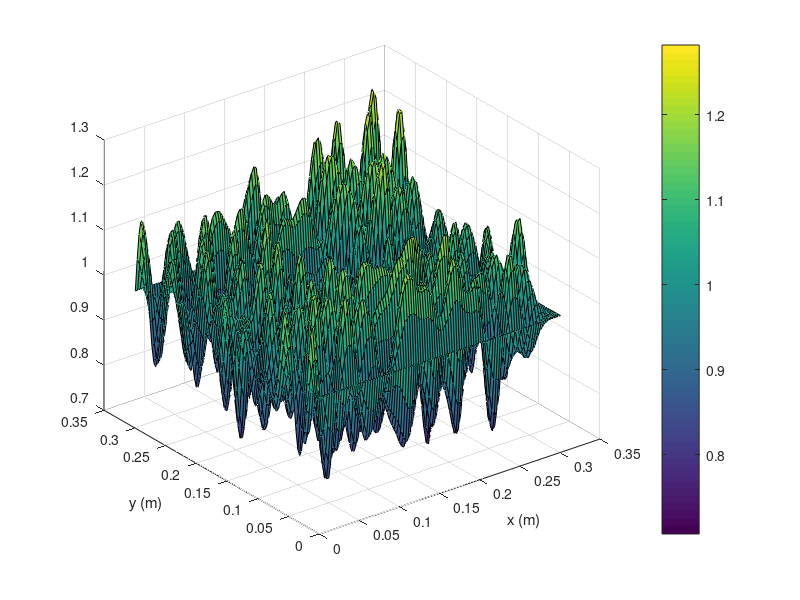

This chart was generated by the following MATLAB code:
%frequency and wavelenght grid
f0 = 10^10;
T0=1/f0;
GridDiv = 10;
GridX = 101;
GridY = GridX;

%free space constants
e0 = 8.54*10^-12;
u0 = 4*pi*10^-7;
c0 = 3*10^8;
L0 = c0/f0;

Px=zeros(1,GridX);
Py=zeros(1,GridY);


for i= 1:GridX
    Px(1,i)=i;
    
end

for i= 1:GridY
    Py(1,i)=i;
    
end

x=Px.*(L0/GridDiv);
y=Py.*(L0/GridDiv);

%increments

dx=L0/GridDiv;
dy=L0/GridDiv;
dt=5*10^-12;       %anything lower than 7.071*10^-12 to be stable
tTimes=0:dt:12*T0;


%field initialiatons
Ez = zeros(length(x),length(y)); 
Hx = zeros(length(x),length(y)-1); 
Hy = zeros(length(x)-1,length(y));
EzMidPML=(length(tTimes));
EzLeftPML=(length(tTimes));

mu = zeros(length(x),length(y));
me = zeros(length(x),length(y));
sigma = zeros(length(x),length(y));


%source

fs = 10^10;
w = 2*pi*fs;
temp=0;
source_location=[50,50];

runTimes=0; %debug

%cylider
radius=L0;
c_x=50*dx+3*L0;
c_y=50*dy;
c_er=3.2;
c_mu=1;
c_sigma=1.2; %see later


for i=1:GridX
    for j=1:GridY
        if sqrt((i*dx-c_x)^2 + (j*dy-c_y)^2) <= radius
            mu(i,j)=c_mu*u0;
            me(i,j)=c_er*e0;
            sigma(i,j)=c_sigma;
        else
            mu(i,j)=u0;
            me(i,j)=e0;
            sigma(i,j)=0;
        end
    end
end

%pml initialiata =====================================
Npml=30;
O=3;
R=10^-6;


sigmaE=zeros(Npml,1);
sigmaHx=zeros(Npml,1);
sigmaHy=zeros(Npml,1);

Hx_pml=zeros(Npml,GridY-1);
Hy_pml=zeros(Npml,GridY);
Ezx_pml=zeros(Npml,GridY);
Ezy_pml=zeros(Npml,GridY);

se= -e0*c0*log(R)/(2^(O+2)*dx*Npml^(O+1));

for i=1:Npml
sigmaE(i)=se*((2*i+1)^(O+1)-(2*i-1)^(O+1)) ;
end

sh=u0/e0*se;

for i=1:Npml
sigmaHx(i)=sh*((2*i+1)^(O+1)-(2*i-1)^(O+1));
sigmaHy(i)=sh*((2*(i+0.5)+1)^(O+1)-(2*(i+0.5)-1)^(O+1));
end

sigmaE=fliplr(sigmaE); 
sigmaHx=fliplr(sigmaHx);
sigmaHy=fliplr(sigmaHy);



Ca_pml=exp(1).^(-sigmaE.*dt/e0);
Cb_pml=(1-Ca_pml)./(sigmaE.*dx);
Dax_pml= exp(1).^( -sigmaHx.*dt./u0);
Day_pml=exp(1).^( -sigmaHy.*dt./u0);
Dbx_pml=(1-Dax_pml)./(sigmaHx.*dx); 
Dby_pml=(1-Day_pml)./(sigmaHy.*dx);

MCa_pml=zeros(length(Ca_pml),GridY);
MCb_pml=zeros(length(Cb_pml),GridY);
MDax_pml=zeros(length(Dax_pml),GridY);
MDbx_pml=zeros(length(Dbx_pml),GridY);
MDay_pml=zeros(length(Day_pml),GridY);
MDby_pml=zeros(length(Dby_pml),GridY);

for j= 1 : GridY

    MCa_pml(:,j)=Ca_pml;
    MCb_pml(:,j)=Cb_pml;
    MDax_pml(:,j)=Dax_pml;
    MDbx_pml(:,j)=Dbx_pml;
    MDay_pml(:,j)=Day_pml;
    MDby_pml(:,j)=Dby_pml;

end


%outer PML Γ=1
Hx_pml(1,:)=0;
Hy_pml(1:end,1)=0;
Hy_pml(1:end,end)=0;

Ezx_pml(1,1:end)=0;
Ezx_pml(1:end,1)=0;
%Ezx_pml(1:end,end)=0;

Ezy_pml(1,1:end)=0;
Ezy_pml(1:end,1)=0;
%Ezy_pml(1:end,end)=0;




 
for t = tTimes
 

    % Update electric
    % field========================================================
    
    Ez(2:end-1,2:end-1)= ((me(2:end-1, 2:end-1) -sigma(2:end-1, 2:end-1).*(dt/2))./(me(2:end-1, 2:end-1) +sigma(2:end-1, 2:end-1).*(dt/2))).*Ez(2:end-1,2:end-1) +...
        (dt./(me(2:end-1 ,2:end-1)+sigma(2:end-1, 2:end-1).*(dt/2))).*((Hy(2:end,2:end-1) - Hy(1:end-1,2:end-1))./dx - (Hx(2:end-1,2:end) - Hx(2:end-1,1:end-1))./dy);
    
    Ez(1,2:end-1)=((me(1, 2:end-1) -sigma(1,2:end-1).*(dt/2))./(me(1,2:end-1) +sigma(1, 2:end-1).*(dt/2))).*Ez(1,2:end-1)...
        +(dt./(me(1 ,2:end-1)+sigma(1,2:end-1).*(dt/2))).*((Hy(1,2:end-1)-Hy_pml(end,2:end-1))./dx  - (Hx(1,2:end) - Hx(1,1:end-1))./dy); 



   
    %PML FIELDS========================================================= EZ
   
    
    Ezx_pml(2:end , 2:end-1) = MCa_pml(2:end , 2:end-1).* Ezx_pml(2:end , 2:end-1)...
        +MCb_pml(2:end,2:end-1).*(Hy_pml(2:end,2:end-1)-Hy_pml(1:end-1,2:end-1));

    Ezy_pml(2:end , 2:end-1) = MCa_pml(2:end , 2:end-1).* Ezy_pml(2:end , 2:end-1)...
        +MCb_pml(2:end,2:end-1).*(Hx_pml(2:end,1:end-1)-Hx_pml(2:end,2:end));

    % Add sinusoidal source to electric field at source location
    if (t>=0) && (t<=10*T0)
    Ez(source_location(1),source_location(2))=sin(w*t);
    end

  EzMidPML(runTimes+1)=Ez(50,10);
  EzLeftPML(runTimes+1)=Ez(10,10);
    % Update magnetic fields
    Hx(2:end-1,:) = Hx(2:end-1,:) - (dt/(u0*dy)).*(Ez(2:end-1,2:end) - Ez(2:end-1,1:end-1));


    %PML=================================== 
    Hx_pml(2:end,:) = MDax_pml(2:end,1:end-1).*Hx_pml(2:end,:) ...
        +MDbx_pml(2:end,1:end-1).*( (Ezx_pml(2:end,1:end-1)+Ezy_pml(2:end,1:end-1)) ...
        - (Ezx_pml(2:end,2:end)+Ezy_pml(2:end,2:end) ) );


    Hy(:,2:end-1) = Hy(:,2:end-1) + (dt/(u0*dx)).*(Ez(2:end,2:end-1) - Ez(1:end-1,2:end-1));
    
   
    
        %PML=================================== 
        Hy_pml(1:end-1,2:end-1) = MDay_pml(1:end-1,2:end-1).*Hy_pml(1:end-1,2:end-1) ...
        +MDby_pml(1:end-1,2:end-1).*( (Ezx_pml(2:end,2:end-1)+Ezy_pml(2:end,2:end-1)) ...
        - (Ezx_pml(1:end-1,2:end-1)+Ezy_pml(1:end-1,2:end-1) ) );

        Hy_pml(end,:)= MDay_pml(end,:).*Hy_pml(end,:)...
            +MDby_pml(end,:).*(Ez(1,:)-  (Ezx_pml(end,:)+Ezy_pml(end,:) ));

        

    
%     figure(1)
%     surf(x,y,Ez);
%     title('Ez');
%     zlim([-1,1]);
%     xlabel('x/λ');
%     ylabel('y/λ');
%     zlabel('z');

    % hold off;
%     drawnow();


    
    


    
    % Visualize fields at every time step
    % figure(2)
    surf(x,y,Ez'+1)
    hold on
    imagesc(x,y,Ez'+1) 
    hold off
    
    %imagesc(Ezy_pml)
    
   
    xlabel('x (m)');
    ylabel('y (m)');
    
    title(sprintf('Time: %0.1e s, Ez',t));
    pause(0.0001)
    runTimes=runTimes+1
end



    surf(x,y,Ez'+1)
    hold on
    imagesc(x,y,Ez'+1) 
    colorbar;
    
    
    
   
    xlabel('x (m)');
    ylabel('y (m)');



















